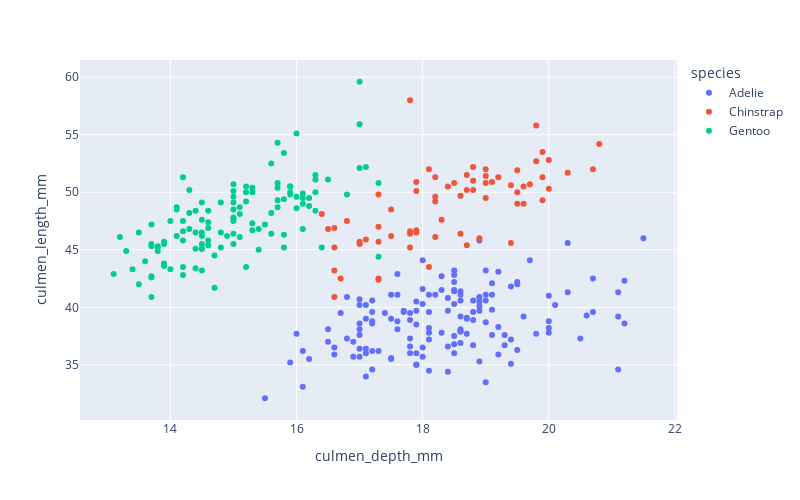

This figure's notebook cell:
### Code cell
# scatter plot comparing the species of the penguins in coloration  with thier culmen length and depth
fig = px.scatter(peng,
                y="culmen_length_mm",  
                x="culmen_depth_mm", 
                color="species",
                height=500,
                width=800)
fig.show()

### Figure 1 — Plotly figure (JSON) as saved in the notebook; plotly's stock layout.template omitted (floating-point values rounded to 4 significant figures; data arrays with more than 128 entries replaced by an {"elided": "..."} marker saying what was removed)
{"data": [{"hovertemplate": "species=Adelie<br>culmen_depth_mm=%{x}<br>culmen_length_mm=%{y}<extra></extra>", "legendgroup": "Adelie", "marker": {"color": "#636efa", "symbol": "circle"}, "mode": "markers", "name": "Adelie", "orientation": "v", "showlegend": true, "type": "scatter", "x": {"elided": "146 float values"}, "xaxis": "x", "y": {"elided": "146 float values"}, "yaxis": "y"}, {"hovertemplate": "species=Chinstrap<br>culmen_depth_mm=%{x}<br>culmen_length_mm=%{y}<extra></extra>", "legendgroup": "Chinstrap", "marker": {"color": "#EF553B", "symbol": "circle"}, "mode": "markers", "name": "Chinstrap", "orientation": "v", "showlegend": true, "type": "scatter", "x": [17.9, 19.5, 19.2, 18.7, 19.8, 17.8, 18.2, 18.2, 18.9, 19.9, 17.8, 20.3, 17.3, 18.1, 17.1, 19.6, 20, 17.8, 18.6, 18.2, 17.3, 17.5, 16.6, 19.4, 17.9, 19, 18.4, 19, 17.8, 20, 16.6, 20.8, 16.7, 18.8, 18.6, 16.8, 18.3, 20.7, 16.6, 19.9, 19.5, 17.5, 19.1, 17, 17.9, 18.5, 17.9, 19.6, 18.7, 17.3, 16.4, 19, 17.3, 19.7, 17.3, 18.8, 16.6, 19.9, 18.8, 19.4, 19.5, 16.5, 17, 19.8, 18.1, 18.2, 19, 18.7], "xaxis": "x", "y": [46.5, 50, 51.3, 45.4, 52.7, 45.2, 46.1, 51.3, 46, 51.3, 46.6, 51.7, 47, 52, 45.9, 50.5, 50.3, 58, 46.4, 49.2, 42.4, 48.5, 43.2, 50.6, 46.7, 52, 50.5, 49.5, 46.4, 52.8, 40.9, 54.2, 42.5, 51, 49.7, 47.5, 47.6, 52, 46.9, 53.5, 49, 46.2, 50.9, 45.5, 50.9, 50.8, 50.1, 49, 51.5, 49.8, 48.1, 51.4, 45.7, 50.7, 42.5, 52.2, 45.2, 49.3, 50.2, 45.6, 51.9, 46.8, 45.7, 55.8, 43.5, 49.6, 50.8, 50.2], "yaxis": "y"}, {"hovertemplate": "species=Gentoo<br>culmen_depth_mm=%{x}<br>culmen_length_mm=%{y}<extra></extra>", "legendgroup": "Gentoo", "marker": {"color": "#00cc96", "symbol": "circle"}, "mode": "markers", "name": "Gentoo", "orientation": "v", "showlegend": true, "type": "scatter", "x": [13.2, 16.3, 14.1, 15.2, 14.5, 13.5, 14.6, 15.3, 13.4, 15.4, 13.7, 16.1, 13.7, 14.6, 14.6, 15.7, 13.5, 15.2, 14.5, 15.1, 14.3, 14.5, 14.5, 15.8, 13.1, 15.1, 15, 14.3, 15.3, 15.3, 14.2, 14.5, 17, 14.8, 16.3, 13.7, 17.3, 13.6, 15.7, 13.7, 16, 13.7, 15, 15.9, 13.9, 13.9, 15.9, 13.3, 15.8, 14.2, 14.1, 14.4, 15, 14.4, 15.4, 13.9, 15, 14.5, 15.3, 13.8, 14.9, 13.9, 15.7, 14.2, 16.8, 16.2, 14.2, 15, 15, 15.6, 15.6, 14.8, 15, 16, 14.2, 16.3, 13.8, 16.4, 14.5, 15.6, 14.6, 15.9, 13.8, 17.3, 14.4, 14.2, 14, 17, 15, 17.1, 14.5, 16.1, 14.7, 15.7, 15.8, 14.6, 14.4, 16.5, 15, 17, 15.5, 15, 16.1, 14.7, 15.8, 14, 15.1, 15.2, 15.9, 15.2, 16.3, 14.1, 16, 16.2, 13.7, 14.3, 15.7, 14.8, 16.1], "xaxis": "x", "y": [46.1, 50, 48.7, 50, 47.6, 46.5, 45.4, 46.7, 43.3, 46.8, 40.9, 49, 45.5, 48.4, 45.8, 49.3, 42, 49.2, 46.2, 48.7, 50.2, 45.1, 46.5, 46.3, 42.9, 46.1, 47.8, 48.2, 50, 47.3, 42.8, 45.1, 59.6, 49.1, 48.4, 42.6, 44.4, 44, 48.7, 42.7, 49.6, 45.3, 49.6, 50.5, 43.6, 45.5, 50.5, 44.9, 45.2, 46.6, 48.5, 45.1, 50.1, 46.5, 45, 43.8, 45.5, 43.2, 50.4, 45.3, 46.2, 45.7, 54.3, 45.8, 49.8, 49.5, 43.5, 50.7, 47.7, 46.4, 48.2, 46.5, 46.4, 48.6, 47.5, 51.1, 45.2, 45.2, 49.1, 52.5, 47.4, 50, 44.9, 50.8, 43.4, 51.3, 47.5, 52.1, 47.5, 52.2, 45.5, 49.5, 44.5, 50.8, 49.4, 46.9, 48.4, 51.1, 48.5, 55.9, 47.2, 49.1, 46.8, 41.7, 53.4, 43.3, 48.1, 50.5, 49.8, 43.5, 51.5, 46.2, 55.1, 48.8, 47.2, 46.8, 50.4, 45.2, 49.9], "yaxis": "y"}], "layout": {"height": 500, "legend": {"title": {"text": "species"}, "tracegroupgap": 0}, "margin": {"t": 60}, "width": 800, "xaxis": {"anchor": "y", "domain": [0, 1], "title": {"text": "culmen_depth_mm"}}, "yaxis": {"anchor": "x", "domain": [0, 1], "title": {"text": "culmen_length_mm"}}}}
